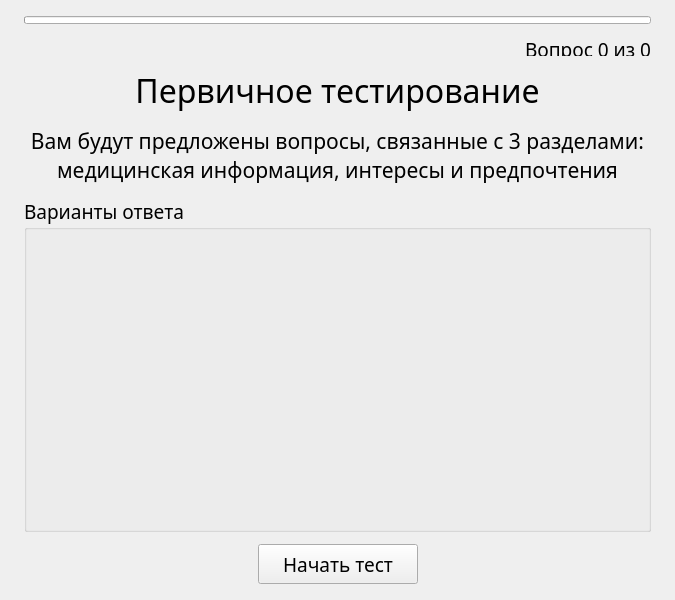
<?xml version="1.0" encoding="UTF-8"?>
<ui version="4.0">
 <class>Form</class>
 <widget class="QWidget" name="Form">
  <property name="geometry">
   <rect>
    <x>0</x>
    <y>0</y>
    <width>675</width>
    <height>600</height>
   </rect>
  </property>
  <property name="sizePolicy">
   <sizepolicy hsizetype="Expanding" vsizetype="Expanding">
    <horstretch>0</horstretch>
    <verstretch>0</verstretch>
   </sizepolicy>
  </property>
  <property name="font">
   <font>
    <family>MS Sans Serif</family>
   </font>
  </property>
  <property name="windowTitle">
   <string>Form</string>
  </property>
  <layout class="QVBoxLayout" name="mainLayout">
   <property name="spacing">
    <number>12</number>
   </property>
   <property name="leftMargin">
    <number>24</number>
   </property>
   <property name="topMargin">
    <number>16</number>
   </property>
   <property name="rightMargin">
    <number>24</number>
   </property>
   <property name="bottomMargin">
    <number>16</number>
   </property>
   <item>
    <widget class="QProgressBar" name="progressBar">
     <property name="maximumSize">
      <size>
       <width>16777215</width>
       <height>8</height>
      </size>
     </property>
     <property name="value">
      <number>0</number>
     </property>
     <property name="textVisible">
      <bool>false</bool>
     </property>
    </widget>
   </item>
   <item>
    <widget class="QLabel" name="labelProgress">
     <property name="maximumSize">
      <size>
       <width>16777215</width>
       <height>20</height>
      </size>
     </property>
     <property name="font">
      <font>
       <family>Bahnschrift</family>
       <pointsize>14</pointsize>
      </font>
     </property>
     <property name="text">
      <string>Вопрос 0 из 0</string>
     </property>
     <property name="alignment">
      <set>Qt::AlignmentFlag::AlignRight</set>
     </property>
    </widget>
   </item>
   <item>
    <widget class="QLabel" name="labelTitle">
     <property name="minimumSize">
      <size>
       <width>0</width>
       <height>36</height>
      </size>
     </property>
     <property name="maximumSize">
      <size>
       <width>16777215</width>
       <height>60</height>
      </size>
     </property>
     <property name="font">
      <font>
       <family>Bahnschrift</family>
       <pointsize>24</pointsize>
      </font>
     </property>
     <property name="text">
      <string>Первичное тестирование</string>
     </property>
     <property name="alignment">
      <set>Qt::AlignmentFlag::AlignCenter</set>
     </property>
     <property name="wordWrap">
      <bool>true</bool>
     </property>
    </widget>
   </item>
   <item>
    <widget class="QLabel" name="labelQuestion">
     <property name="minimumSize">
      <size>
       <width>0</width>
       <height>60</height>
      </size>
     </property>
     <property name="font">
      <font>
       <family>Bahnschrift</family>
       <pointsize>16</pointsize>
      </font>
     </property>
     <property name="text">
      <string>Вам будут предложены вопросы, связанные с 3 разделами: медицинская информация, интересы и предпочтения</string>
     </property>
     <property name="alignment">
      <set>Qt::AlignmentFlag::AlignCenter</set>
     </property>
     <property name="wordWrap">
      <bool>true</bool>
     </property>
    </widget>
   </item>
   <item>
    <widget class="QGroupBox" name="groupBox">
     <property name="sizePolicy">
      <sizepolicy hsizetype="Expanding" vsizetype="Expanding">
       <horstretch>0</horstretch>
       <verstretch>1</verstretch>
      </sizepolicy>
     </property>
     <property name="font">
      <font>
       <family>Bahnschrift</family>
       <pointsize>14</pointsize>
      </font>
     </property>
     <property name="title">
      <string>Варианты ответа</string>
     </property>
     <layout class="QVBoxLayout" name="answersLayout">
      <property name="spacing">
       <number>10</number>
      </property>
      <property name="leftMargin">
       <number>16</number>
      </property>
      <property name="topMargin">
       <number>12</number>
      </property>
      <property name="rightMargin">
       <number>16</number>
      </property>
      <property name="bottomMargin">
       <number>12</number>
      </property>
     </layout>
    </widget>
   </item>
   <item>
    <layout class="QHBoxLayout">
     <item>
      <spacer>
       <property name="orientation">
        <enum>Qt::Orientation::Horizontal</enum>
       </property>
       <property name="sizeHint" stdset="0">
        <size>
         <width>0</width>
         <height>0</height>
        </size>
       </property>
      </spacer>
     </item>
     <item>
      <widget class="QPushButton" name="btnStart">
       <property name="minimumSize">
        <size>
         <width>160</width>
         <height>40</height>
        </size>
       </property>
       <property name="maximumSize">
        <size>
         <width>200</width>
         <height>40</height>
        </size>
       </property>
       <property name="font">
        <font>
         <family>Bahnschrift</family>
         <pointsize>14</pointsize>
        </font>
       </property>
       <property name="text">
        <string>Начать тест</string>
       </property>
      </widget>
     </item>
     <item>
      <spacer>
       <property name="orientation">
        <enum>Qt::Orientation::Horizontal</enum>
       </property>
       <property name="sizeHint" stdset="0">
        <size>
         <width>0</width>
         <height>0</height>
        </size>
       </property>
      </spacer>
     </item>
    </layout>
   </item>
  </layout>
 </widget>
 <resources/>
 <connections/>
 <slots>
  <slot>on_btnStart_clicked()</slot>
 </slots>
</ui>
